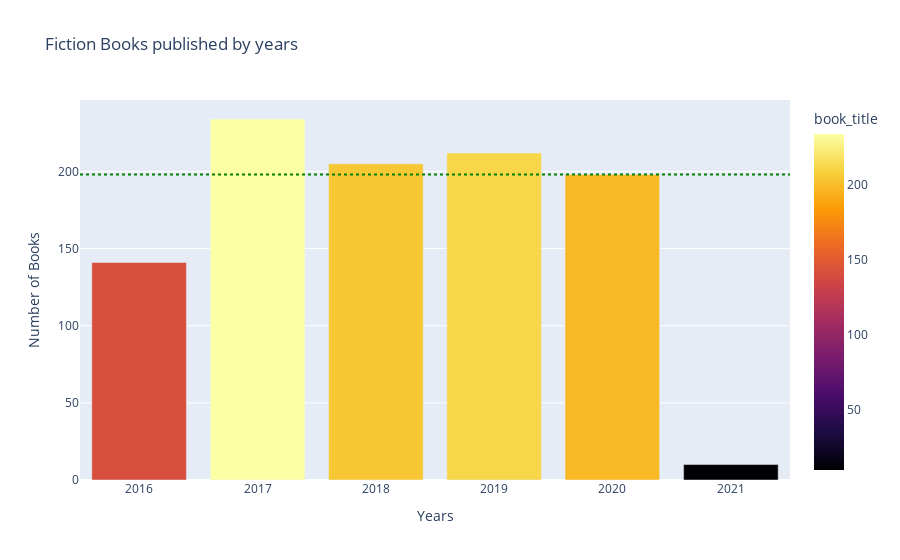

The cell this chart's notebook holds for it:
### Code cell
for_bar = pd.pivot_table(index="published_date",values="book_title",aggfunc="count",data=data).resample("ys").sum()
fig = px.bar(for_bar, x=for_bar.index, y='book_title', title='Fiction Books published by years',
            color=for_bar.book_title, color_continuous_scale='Inferno')
fig.add_hline(y= data[data.published_date.dt.year < 2021].book_title.count()/5,
              line_dash="dot", line_color="green", line_width=2)
fig.update_xaxes(title='Years')
fig.update_yaxes(title='Number of Books')
fig.show()

### Figure 1 — Plotly figure (JSON) as saved in the notebook; plotly's stock layout.template omitted (floating-point values rounded to 4 significant figures)
{"data": [{"alignmentgroup": "True", "hovertemplate": "published_date=%{x}<br>book_title=%{marker.color}<extra></extra>", "legendgroup": "", "marker": {"color": [141, 234, 205, 212, 198, 10], "coloraxis": "coloraxis"}, "name": "", "offsetgroup": "", "orientation": "v", "showlegend": false, "textposition": "auto", "type": "bar", "x": ["2016-01-01T00:00:00", "2017-01-01T00:00:00", "2018-01-01T00:00:00", "2019-01-01T00:00:00", "2020-01-01T00:00:00", "2021-01-01T00:00:00"], "xaxis": "x", "y": [141, 234, 205, 212, 198, 10], "yaxis": "y"}], "layout": {"barmode": "relative", "coloraxis": {"colorbar": {"title": {"text": "book_title"}}, "colorscale": [[0, "#000004"], [0.1111, "#1b0c41"], [0.2222, "#4a0c6b"], [0.3333, "#781c6d"], [0.4444, "#a52c60"], [0.5556, "#cf4446"], [0.6667, "#ed6925"], [0.7778, "#fb9b06"], [0.8889, "#f7d13d"], [1, "#fcffa4"]]}, "legend": {"tracegroupgap": 0}, "shapes": [{"line": {"color": "green", "dash": "dot", "width": 2}, "type": "line", "x0": 0, "x1": 1, "xref": "x domain", "y0": 198, "y1": 198, "yref": "y"}], "title": {"text": "Fiction Books published by years"}, "xaxis": {"anchor": "y", "domain": [0, 1], "title": {"text": "Years"}}, "yaxis": {"anchor": "x", "domain": [0, 1], "title": {"text": "Number of Books"}}}}
